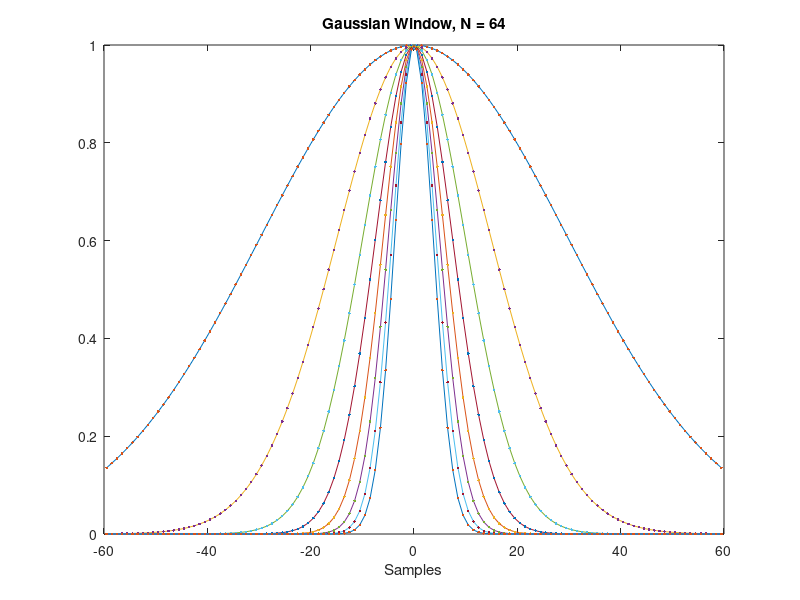
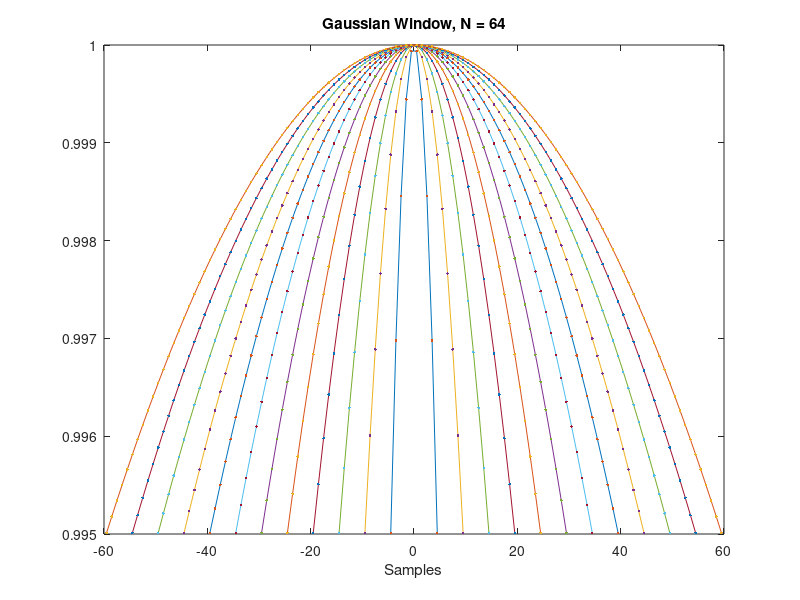
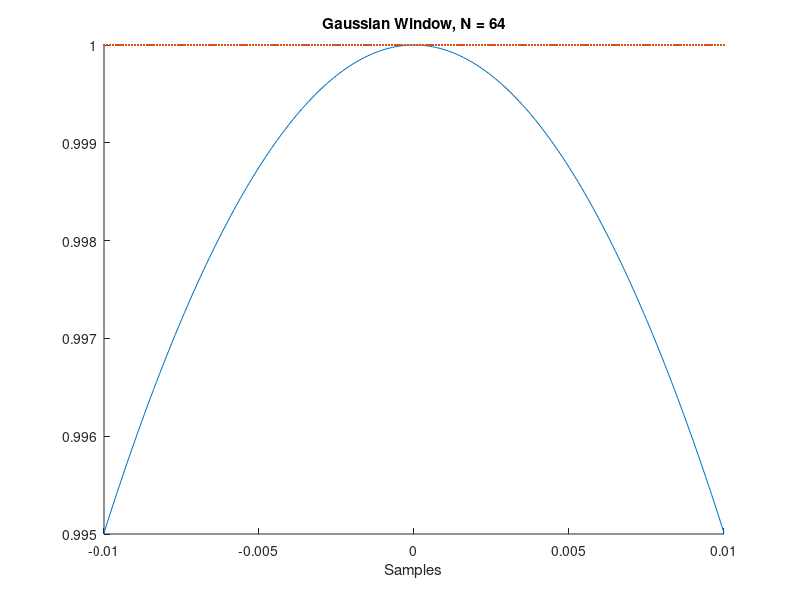

Write MATLAB code to recreate these figures, in order.
clear all; close all; clc
N = 120; 
% This n creates the "x vector"
n = -(N-1)/2:(N-1)/2;
for alpha = 2:2:16
%alpha = 4; % This makes the function thinner
w = gausswin(N,alpha);
stdev = (N-1)/(2*alpha);
y = exp(-1/2*(n/stdev).^2);

plot(n,w); hold on
plot(n,y,'.'); hold on
xlabel('Samples'); title('Gaussian Window, N = 64')
end
figure
for N = 10:10:120
n = -(N-1)/2:(N-1)/2;
alpha = 0.1; % This makes the function thinner
w = gausswin(N,alpha);
stdev = (N-1)/(2*alpha);
y = exp(-1/2*(n/stdev).^2);

plot(n,w); hold on
plot(n,y,'.'); hold on
xlabel('Samples'); title('Gaussian Window, N = 64')
end


%n = -(N-1)/2:(N-1)/2;
n = -0.01:0.0001:0.01;
N = numel(n);
alpha = 0.1; % This makes the function thinner
w = gausswin(N,alpha);
stdev = (N-1)/(2*alpha);
y = exp(-1/2*(n/stdev).^2);
figure; hold on
plot(n,w);
plot(n,y,'.'); 
xlabel('Samples'); title('Gaussian Window, N = 64')
